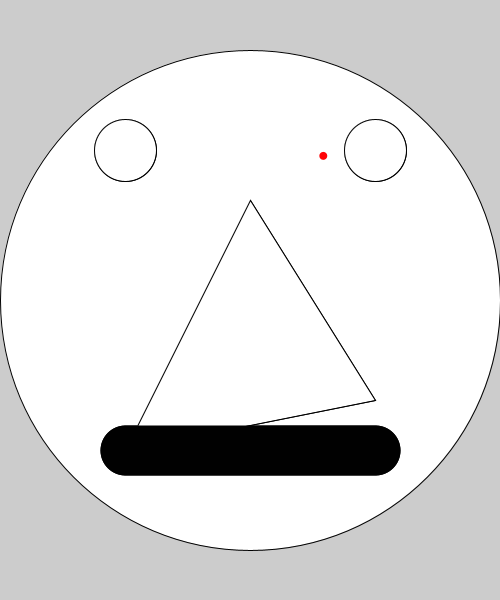
Frame 1 (no input)
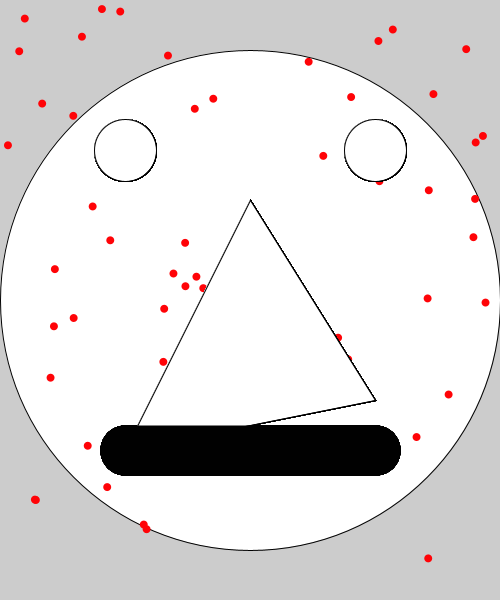
Frame 60 (the mouse pressed at the canvas centre just before this capture)
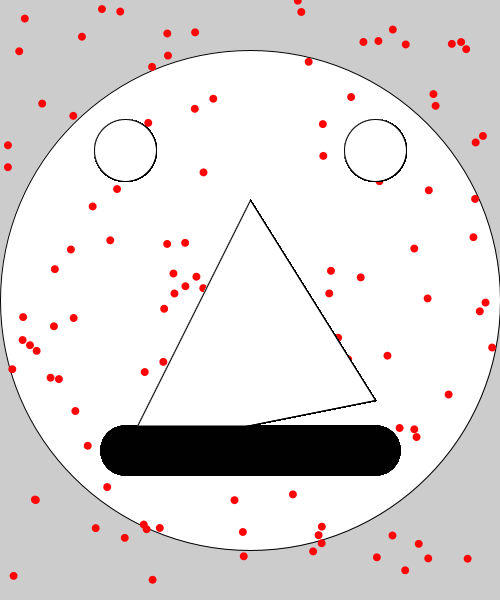
Frame 120 (the mouse held since frame 60 and released just before this capture)

The Processing sketch that drew these frames (run headless with seeded random() and noise(); from frame 60 on, the mouse is pressed at the canvas centre):

// Processing sketch: HappyFace_MeaslesButtonCode
// ── HappyFace_MeaslesButtonCode.pde
//Global Variables

//Declaration Only, due to size() keyvariables
int faceX;
int faceY;
int leftEyeX;
int leftEyeY;
int rightEyeX;
int rightEyeY;
int eyeDiameter;
float measlesX, measlesY, measlesDiamter;

//Declaration and Assignment
color red = #FF0307;
color white = #FFFFFF;

void setup() {
  size(500, 600); //due to ratios, able to change this
  faceX = width/2;
  faceY= height/2;
  leftEyeX = width/4;
  leftEyeY = height/4;
  rightEyeX = width*3/4;
  rightEyeY = height/4;
  eyeDiameter = width/8;
  ellipse(faceX, faceY, width, width); //Face
  ellipse(leftEyeX, leftEyeY, eyeDiameter, eyeDiameter); //Left Eye
  ellipse(rightEyeX, rightEyeY, eyeDiameter, eyeDiameter); //Rigtht Eye
  //line(x-point1, y-point1, x-point2, y-point2);
  strokeWeight(50); //big mouth
  line(width/4, height*3/4, width*3/4, height*3/4); //mouth, only place for this formulae
  strokeWeight(1); //default 
  //triangle(x-point1, y-point1, x-point2, y-point2, x-point3, y-point3); 
  triangle(width*2/4, height*1/3, width*3/4, height*2/3, width*1/4, height*3/4); //nose, broken a little, only place for this formulae
  measlesDiamter = width*1/60; //Other measles varaibles need to be in draw()
}

void draw() {

  //Arithmetic First
  measlesX = random(width);
  measlesY = random(height);

  //Drawing Second
  fill(red); 
  noStroke(); //remove
  ellipse(measlesX, measlesY, measlesDiamter, measlesDiamter);
  stroke(1); //default
  fill(white); //White, resetts fill to default
  ellipse(leftEyeX, leftEyeY, eyeDiameter, eyeDiameter);
  ellipse(rightEyeX, rightEyeY, eyeDiameter, eyeDiameter);
  triangle(width*2/4, height*1/3, width*3/4, height*2/3, width*1/4, height*3/4); //nose, broken a little, only place for this formulae
  strokeWeight(50); //big mouth
  line(width/4, height*3/4, width*3/4, height*3/4); //mouth, only place for this formulae
  strokeWeight(1); //default 
  
  //More Face Parts required
}

// ── ButtonRectangles.pde
void buttonRectangles() {
  
  rect(width*1/40, height*1/2, width*38/40, height*1/8);
  
  
}

// ── DrawMeasles.pde
void drawMeasles() {

  fill(red); 
  noStroke(); //remove
  ellipse(measlesX, measlesY, measlesDiamter, measlesDiamter);
  stroke(1); //default
}

// ── MeaslesArithmetic.pde
void measlesArithmetic() {

  //measlesX = random(width);
  //measlesY = random(height);

  measlesX = random(width*1/40, width*39/40);
  measlesY = random(height*1/2, height*1/2 + height*1/8);
  drawMeasles();
  
  //measlesX = random();
  //measlesY = random();
  //drawMeasles();
}
